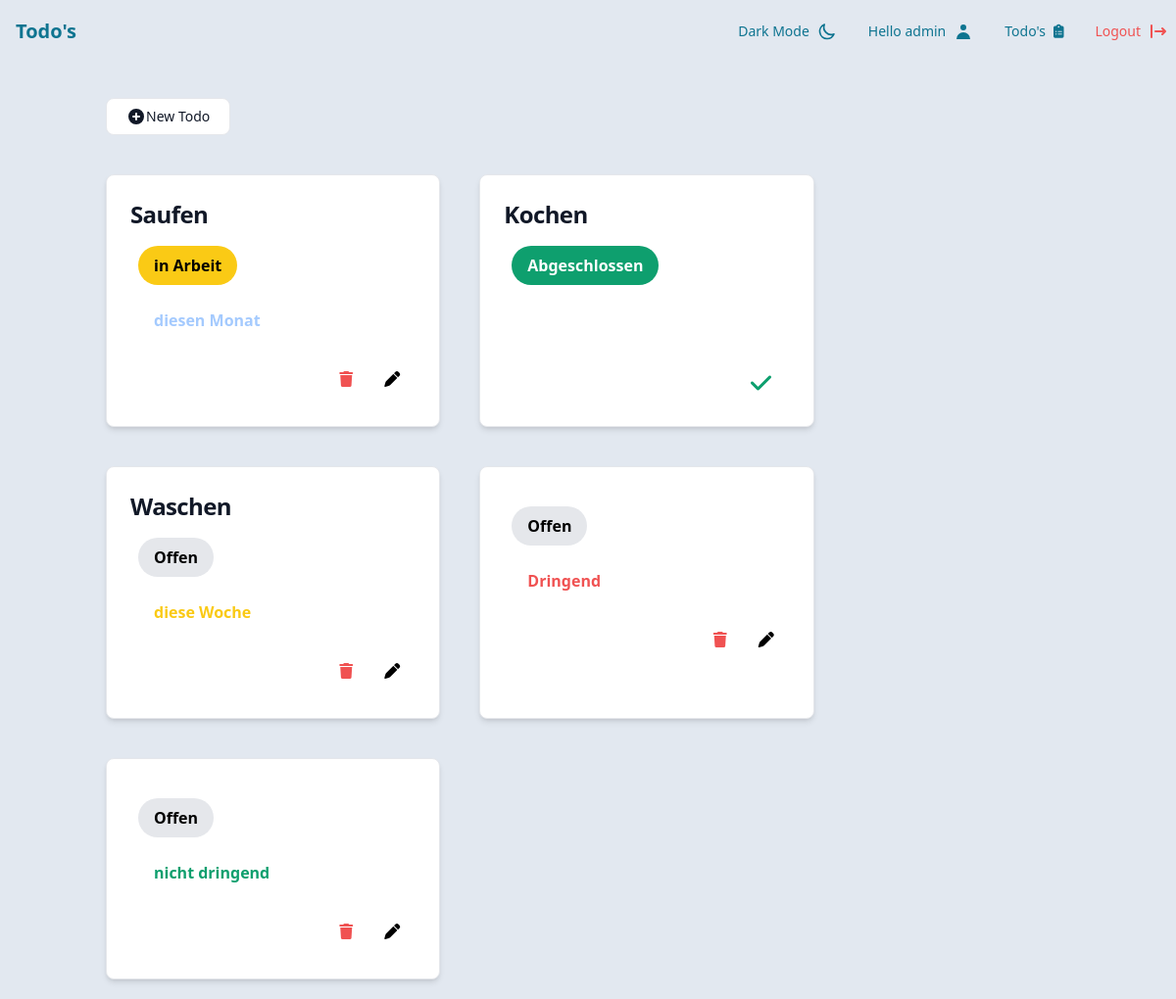
The app's page / (signed in) with its own data.
### todo/models.py (models this page shows, shortened)
class Todo(models.Model):
    user = models.ForeignKey(User, on_delete=models.CASCADE)
    todo = models.CharField(max_length=255)
    status = models.ForeignKey(Status, on_delete=models.CASCADE)
    importance = models.ForeignKey(Importance, on_delete=models.CASCADE)

class Status(models.Model):
    status = models.CharField(max_length=255)
    def __str__(self):
        return self.status

class Importance(models.Model):
    importance = models.CharField(max_length=255)
    def __str__(self):
        return self.importance

### todo/views.py (the view)
# urls.py: path('', views.index_view, name="index"),
def index_view(request):
    importances = Importance.objects.all()
    status = Status.objects.all()
    todos = Todo.objects.all()
    return render(request, "todo-templates/index_todo.html", {
            "todos": todos,
            "importances": importances
    })

### templates/todo-templates/index_todo.html (shortened to what this page needs)
{% extends '_base.html' %}
{% block content %}
    {% if user.is_superuser %}
                <a data-modal-toggle="extralarge-modal" type="button">
                    <button class="flex items-center py-2 px-2 m-5 md:px-5 text-sm font-medium text-gray-900 focus:outline-none bg-white rounded-lg border border-gray-200 hover:bg-gray-100 ease-in-out duration-150 cursor-pointer hover:text-cyan-700 focus:z-10 focus:ring-4 focus:ring-gray-200 dark:focus:ring-gray-700 dark:bg-gray-800 dark:text-gray-400 dark:border-gray-600 dark:hover:text-white dark:hover:bg-gray-700">
                        <svg xmlns="http://www.w3.org/2000/svg" class="h-5 w-5" viewBox="0 0 20 20" fill="currentColor">
                          <path fill-rule="evenodd" d="M10 18a8 8 0 100-16 8 8 0 000 16zm1-11a1 1 0 10-2 0v2H7a1 1 0 100 2h2v2a1 1 0 102 0v-2h2a1 1 0 100-2h-2V7z" clip-rule="evenodd" />
                        </svg>
                         New Todo
                    </button>
                </a>
        {% endif %}
    {% include 'todo-templates/todo-li-el.html' %}
{% endblock %}

### templates/navbar.html (shortened to what this page needs)
<nav class="border-gray-200 md:px-2 sm:px-4 md:py-2.5 bg-slate-200 dark:bg-gray-800 dark:shadow-lg">
    <div class="flex flex-wrap justify-between items-center mx-auto">
        <a href="{% url 'todo:index' %}" class="flex items-center">
            <span class="p-2 self-center text-cyan-700 text-xl font-semibold whitespace-nowrap dark:text-white">Todo's</span>
        </a>
        <div class="hidden w-full md:block md:w-auto ease-in-out duration-200" id="mobile-menu">
            <ul class="flex flex-col mt-4 md:flex-row md:space-x-8 md:mt-0 md:text-sm md:font-medium">
                <li id="nav--mode" class="cursor-pointer flex items-center bg-cyan-700/50 hover:text-slate-700 ease-in-out duration-150 flex block py-2 pr-4 pl-3 text-white  md:bg-transparent md:text-cyan-700 md:p-0 dark:text-white" onclick="changeMode()">
                    Dark Mode
                    <svg xmlns="http://www.w3.org/2000/svg" class="ml-2 h-5 w-5" fill="none" viewBox="0 0 24 24" stroke="currentColor" stroke-width="2">
                      <path stroke-linecap="round" stroke-linejoin="round" d="M20.354 15.354A9 9 0 018.646 3.646 9.003 9.003 0 0012 21a9.003 9.003 0 008.354-5.646z" />
                    </svg>
                </li>
            {% if user.is_authenticated %}
                <li>
                    <a href="{% url 'todo:index' %}" class="flex items-center bg-cyan-700/50 hover:text-slate-700 ease-in-out duration-150 flex block py-2 pr-4 pl-3 text-white  md:bg-transparent md:text-cyan-700 md:p-0 dark:text-white" aria-current="page">
                        Hello {{ user }}
                        <svg xmlns="http://www.w3.org/2000/svg" class="ml-2 h-5 w-5" viewBox="0 0 20 20" fill="currentColor">
                          <path fill-rule="evenodd" d="M10 9a3 3 0 100-6 3 3 0 000 6zm-7 9a7 7 0 1114 0H3z" clip-rule="evenodd" />
                        </svg>
                    </a>
                </li>
            {% endif %}
                <li>
                    <a href="{% url 'todo:index' %}" class="flex items-center bg-cyan-700/50 hover:text-slate-700 ease-in-out duration-150 flex block py-2 pr-4 pl-3 text-white md:bg-transparent md:text-cyan-700 md:p-0 dark:text-white" aria-current="page">
                        Todo's
                        <i class="fa-solid fa-clipboard-list ml-2"></i>
                    </a>
                </li>
                {% if user.is_authenticated %}
                <li>
                    <a href="{% url 'todo:logout' %}" class="text-red-500 flex items-center bg-cyan-700/50 hover:text-slate-700 ease-in-out duration-150 flex block py-2 pr-4 pl-3 text-white md:bg-transparent md:p-0 dark:text-white">
                        Logout
                    </a>
                </li>
                {% endif %}
            </ul>
        </div>
    </div>
</nav>

### templates/todo-templates/todo-li-el.html
<div class="flex flex-wrap m-auto">
        {% for todo in todos %}
            <div class="m-5 w-full md:w-4/12 block p-6 max-w-sm bg-white rounded-lg border border-gray-200 shadow-md dark:bg-gray-800 dark:border-gray-700 dark:hover:bg-gray-700">
                <h5 class="mb-2 text-2xl font-bold tracking-tight text-gray-900 dark:text-white">{{ todo.todo }}</h5>
                {% include 'todo-templates/todo-status.html' %}
                {% include 'todo-templates/todo-importance.html' %}
                {% if todo.status.status == 'Abgeschlossen' %}
                    <div class="flex justify-end w-full"><i class="h-8 w-8 fa-solid fa-check text-green-500 hover:text-green-700 ease-in-out duration-150 py-4 scale-150"></i></div>
                {% else %}
                    <div class="flex w-full justify-end">
                        <div><i class="fa-solid text-right fa-trash text-red-500 hover:text-red-700 ease-in-out duration-150 p-4"></i></div>
                        <div><i class="fa-solid text-right fa-pen p-4"></i></div>
                    </div>
                {% endif %}
            </div>
        {% endfor %}
</div>

### templates/todo-templates/todo-status.html
<div class="m-2 my-4 flex">
    {% if todo.status.status == 'Offen' %}
        <p class="bg-gray-200 px-4 py-2 font-bold rounded-full">{{ todo.status }}</p>
    {% elif todo.status.status == 'Abgeschlossen'%}
        <p class="bg-green-500 px-4 py-2 text-white font-bold rounded-full">{{ todo.status }}</p>
    {% else %}
        <p class="bg-yellow-300 px-4 py-2 font-bold rounded-full">{{ todo.status }}</p>
    {% endif %}
</div>

### templates/todo-templates/todo-importance.html
<div class="m-2 my-4 flex {% if todo.status.status == "Abgeschlossen" %} invisible {% endif %}">
    {% if todo.importance.importance == 'nicht dringend' %}
        <p class="px-4 py-2 font-bold rounded-full text-green-500">{{ todo.importance }}</p>
    {% elif todo.importance.importance == 'diesen Monat'%}
        <p class="px-4 py-2 font-bold rounded-full text-blue-300">{{ todo.importance }}</p>
    {% elif todo.importance.importance == 'diese Woche'%}
        <p class="px-4 py-2 font-bold rounded-ful text-yellow-300">{{ todo.importance }}</p>
    {% elif todo.importance.importance == 'wenn möglich'%}
        <p class="px-4 py-2 font-bold rounded-ful text-orange-500">{{ todo.importance }}</p>
    {% else %}
        <p class="px-4 py-2 font-bold rounded-full text-red-500">{{ todo.importance }}</p>
    {% endif %}
</div>

### records on screen
Todo: todo "Saufen", status "in Arbeit", importance "diesen Monat"
Todo: todo "Kochen", status "Abgeschlossen"
Todo: todo "Waschen", status "Offen", importance "diese Woche"
Todo: status "Offen", importance "Dringend"
Todo: status "Offen", importance "nicht dringend"

### other values on screen
{{ user }} "admin"
